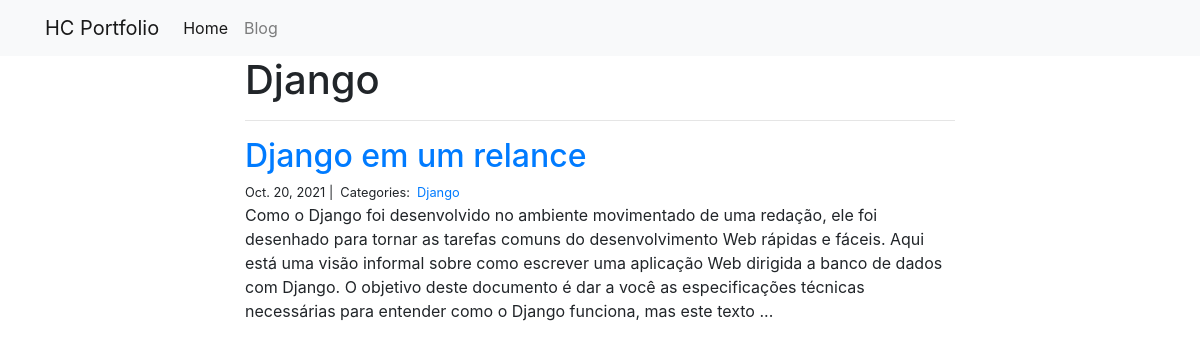
Screenshot of /blog/Django/ with the database file from the repository.
### blog/models.py (models this page shows)
class Category(models.Model):
    name = models.CharField(max_length=20)

class Post(models.Model):
    title = models.CharField(max_length=255)
    body = models.TextField()
    created_on = models.DateTimeField(auto_now_add=True)
    last_modified = models.DateTimeField(auto_now=True)
    categories = models.ManyToManyField('Category', related_name='posts')

### blog/views.py (the view)
# urls.py: path("<category>/", views.blog_category, name="blog_category"),
def blog_category(request, category):
    posts = Post.objects.filter(
        categories__name__contains=category
    ).order_by(
        '-created_on'
    )
    context = {
        "category": category,
        "posts": posts
    }
    return render(request, "blog_category.html", context)

### blog/templates/blog_category.html
{% extends "base.html" %}
{% block page_content %}
<div class="col-md-8 offset-md-2">
    <h1>{{ category | title }}</h1>
    <hr>
    {% for post in posts %}
        <h2><a href="{% url 'blog_detail' post.pk%}">{{ post.title }}</a></h2>
        <small>
            {{ post.created_on.date }} |&nbsp;
            Categories:&nbsp;
            {% for category in post.categories.all %}
            <a href="{% url 'blog_category' category.name %}">
                {{ category.name }}
            </a>&nbsp;
            {% endfor %}
        </small>
        <p>{{ post.body | slice:":400" }}...</p>
    {% endfor %}
</div>
{% endblock %}

### rows the page displays
Category: name "Django"
Post: title "Django em um relance", created_on "Oct. 20, 2021", body "Como o Django foi desenvolvido no ambiente movimentado de uma redação, ele foi desenhado para tornar as tarefas comuns do desenvolvimento Web rápidas e fáceis. Aqui está uma visão informal sobre como escrever uma aplicação Web dirigida a banco de dados com Django. O objetivo deste documento é dar a você as especificações técnicas necessárias para entender como o Django funciona, mas este texto"
